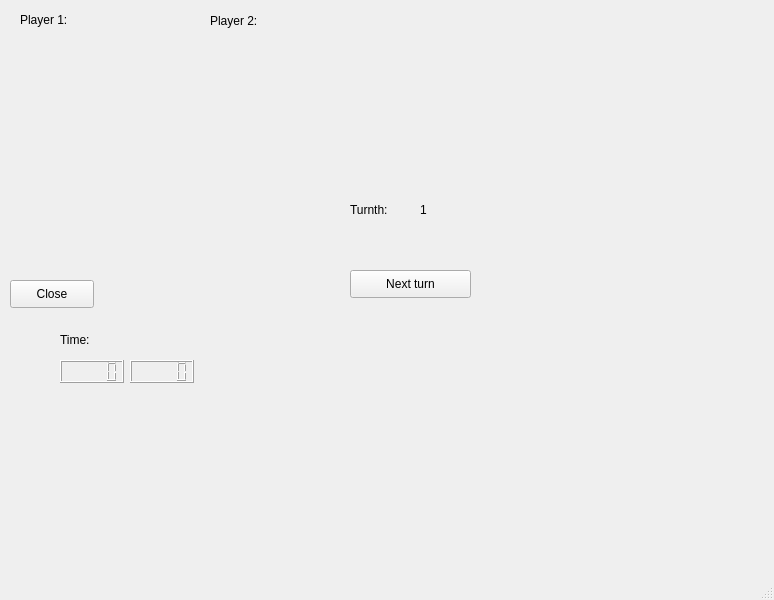
<?xml version="1.0" encoding="UTF-8"?>
<ui version="4.0">
 <class>GameBoard</class>
 <widget class="QMainWindow" name="GameBoard">
  <property name="geometry">
   <rect>
    <x>0</x>
    <y>0</y>
    <width>774</width>
    <height>600</height>
   </rect>
  </property>
  <property name="windowTitle">
   <string>MainWindow</string>
  </property>
  <widget class="QWidget" name="centralwidget">
   <widget class="QLabel" name="labelPlayer1">
    <property name="geometry">
     <rect>
      <x>20</x>
      <y>10</y>
      <width>63</width>
      <height>20</height>
     </rect>
    </property>
    <property name="text">
     <string>Player 1:</string>
    </property>
   </widget>
   <widget class="QLabel" name="labelPlayer2">
    <property name="geometry">
     <rect>
      <x>210</x>
      <y>10</y>
      <width>63</width>
      <height>21</height>
     </rect>
    </property>
    <property name="text">
     <string>Player 2:</string>
    </property>
   </widget>
   <widget class="QLabel" name="labelPlayer1Score">
    <property name="geometry">
     <rect>
      <x>90</x>
      <y>10</y>
      <width>101</width>
      <height>21</height>
     </rect>
    </property>
    <property name="text">
     <string/>
    </property>
   </widget>
   <widget class="QLabel" name="labelPlayer2Score">
    <property name="geometry">
     <rect>
      <x>290</x>
      <y>10</y>
      <width>101</width>
      <height>20</height>
     </rect>
    </property>
    <property name="text">
     <string/>
    </property>
   </widget>
   <widget class="QPushButton" name="pushCloseButton">
    <property name="geometry">
     <rect>
      <x>10</x>
      <y>280</y>
      <width>84</width>
      <height>28</height>
     </rect>
    </property>
    <property name="text">
     <string>Close</string>
    </property>
   </widget>
   <widget class="QPushButton" name="pushTurn">
    <property name="geometry">
     <rect>
      <x>350</x>
      <y>270</y>
      <width>121</width>
      <height>28</height>
     </rect>
    </property>
    <property name="text">
     <string>Next turn</string>
    </property>
   </widget>
   <widget class="QLabel" name="labelTurn">
    <property name="geometry">
     <rect>
      <x>350</x>
      <y>230</y>
      <width>151</width>
      <height>20</height>
     </rect>
    </property>
    <property name="text">
     <string/>
    </property>
   </widget>
   <widget class="QLabel" name="labelTurnth">
    <property name="geometry">
     <rect>
      <x>350</x>
      <y>200</y>
      <width>63</width>
      <height>20</height>
     </rect>
    </property>
    <property name="text">
     <string>Turnth:</string>
    </property>
   </widget>
   <widget class="QLabel" name="labelShowTurnth">
    <property name="geometry">
     <rect>
      <x>420</x>
      <y>200</y>
      <width>63</width>
      <height>20</height>
     </rect>
    </property>
    <property name="text">
     <string>1</string>
    </property>
   </widget>
   <widget class="QLabel" name="labelWarning">
    <property name="geometry">
     <rect>
      <x>350</x>
      <y>310</y>
      <width>221</width>
      <height>20</height>
     </rect>
    </property>
    <property name="text">
     <string/>
    </property>
   </widget>
   <widget class="QLCDNumber" name="lcdMinute">
    <property name="geometry">
     <rect>
      <x>60</x>
      <y>360</y>
      <width>64</width>
      <height>23</height>
     </rect>
    </property>
   </widget>
   <widget class="QLCDNumber" name="lcdSecond">
    <property name="geometry">
     <rect>
      <x>130</x>
      <y>360</y>
      <width>64</width>
      <height>23</height>
     </rect>
    </property>
   </widget>
   <widget class="QLabel" name="labelTimer">
    <property name="geometry">
     <rect>
      <x>60</x>
      <y>330</y>
      <width>101</width>
      <height>20</height>
     </rect>
    </property>
    <property name="text">
     <string>Time:</string>
    </property>
   </widget>
  </widget>
  <widget class="QMenuBar" name="menubar">
   <property name="geometry">
    <rect>
     <x>0</x>
     <y>0</y>
     <width>774</width>
     <height>25</height>
    </rect>
   </property>
  </widget>
  <widget class="QStatusBar" name="statusbar"/>
 </widget>
 <resources/>
 <connections>
  <connection>
   <sender>pushCloseButton</sender>
   <signal>clicked()</signal>
   <receiver>GameBoard</receiver>
   <slot>close()</slot>
   <hints>
    <hint type="sourcelabel">
     <x>171</x>
     <y>468</y>
    </hint>
    <hint type="destinationlabel">
     <x>386</x>
     <y>299</y>
    </hint>
   </hints>
  </connection>
 </connections>
</ui>
